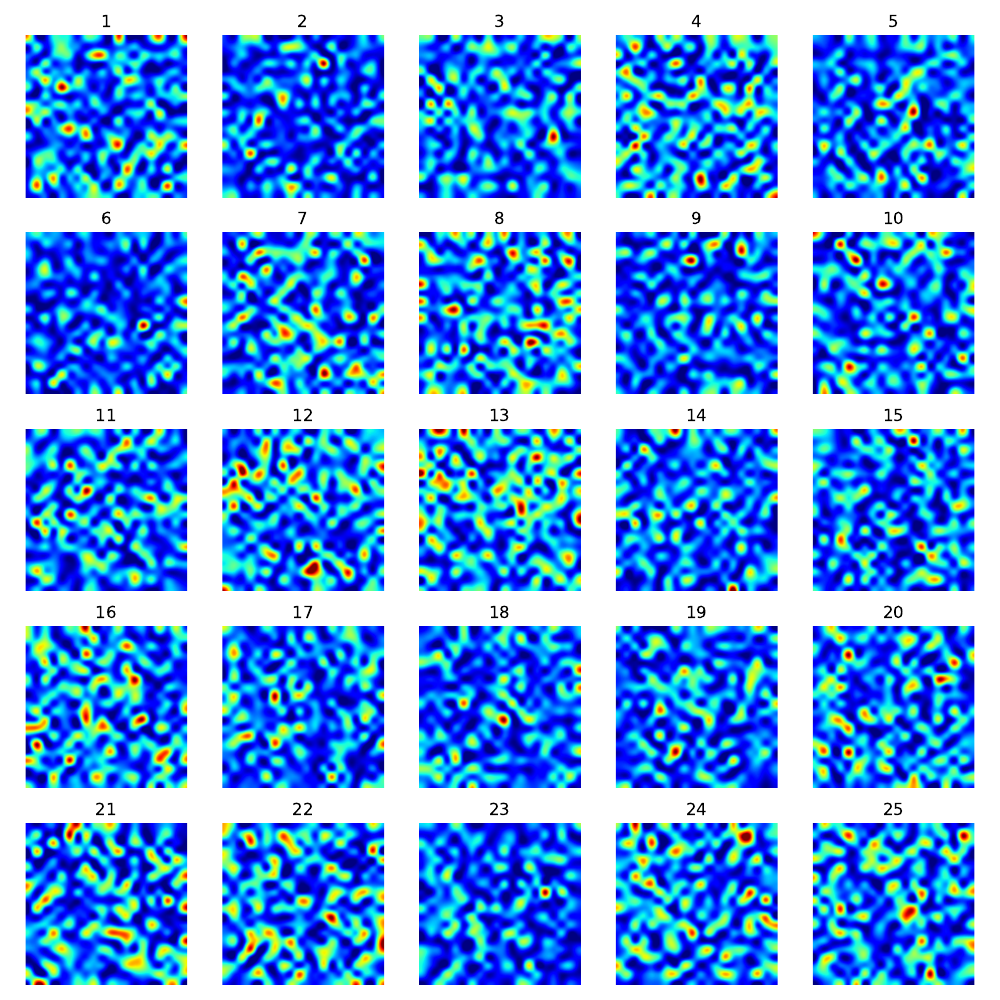

Write Python code to recreate this figure.
#! python3.8 -u
#  -*- coding: utf-8 -*-

##############################
## Project PyCTLib
## Package visual
##############################

__all__ = """
    plot_ratemaps
""".split()

try:
    from matplotlib import pyplot as plt
except ImportError:
    raise ImportError("'pyctlib.watch.debugger' cannot be used without dependency 'matplotlib'. ")

from ..vector import vector
from ..touch import touch
"""
from pyctlib import vector
from pyctlib import touch
"""
import math
from matplotlib.backends.backend_pdf import PdfPages

def plot_ratemaps(ratemaps, cols=None, titles=None, interpolation="spline36", cmap="jet", saved_path=None):
    ratemaps = vector(ratemaps)
    vmin = ratemaps.map(lambda x: float(x.min())).min()
    vmax = ratemaps.map(lambda x: float(x.max())).max()
    N = len(ratemaps)
    assert N >= 1
    if cols is None:
        cols = math.ceil(math.sqrt(N))
    rows = math.ceil(N / cols)
    fig = plt.figure(figsize=(cols * 2, rows * 2))
    for index in range(N):
        ax = plt.subplot(rows, cols, index + 1)
        pos = ax.imshow(ratemaps[index], interpolation=interpolation, cmap=cmap, vmin=vmin, vmax=vmax)
        ax.set_title(touch(lambda: titles[index], default=str(index + 1)))
        ax.axis('off')
    plt.tight_layout()
    if saved_path is not None:
        if saved_path.endswith("pdf"):
            with PdfPages(saved_path, "w") as f:
                plt.savefig(f, format="pdf")
        else:
            plt.savefig(saved_path, dpi=300)
    else:
        plt.show()
